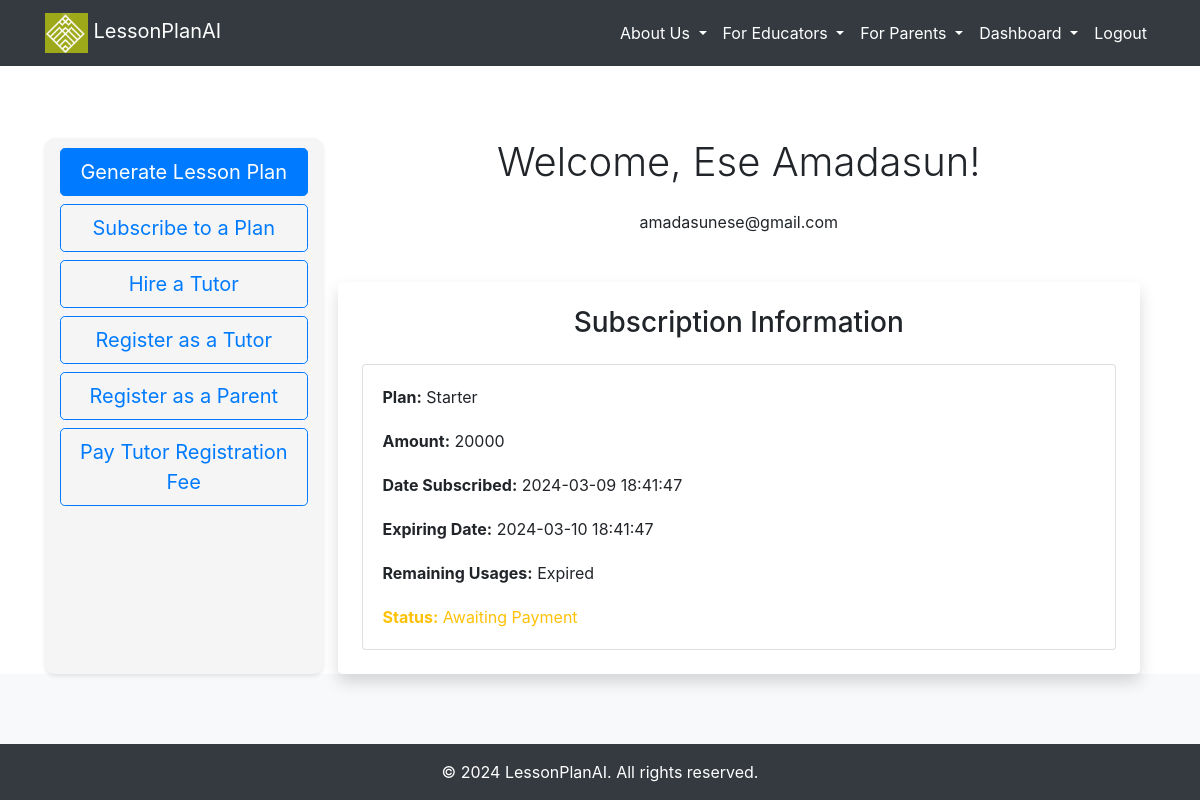
The page /dashboard (signed in) on the database as committed earlier.
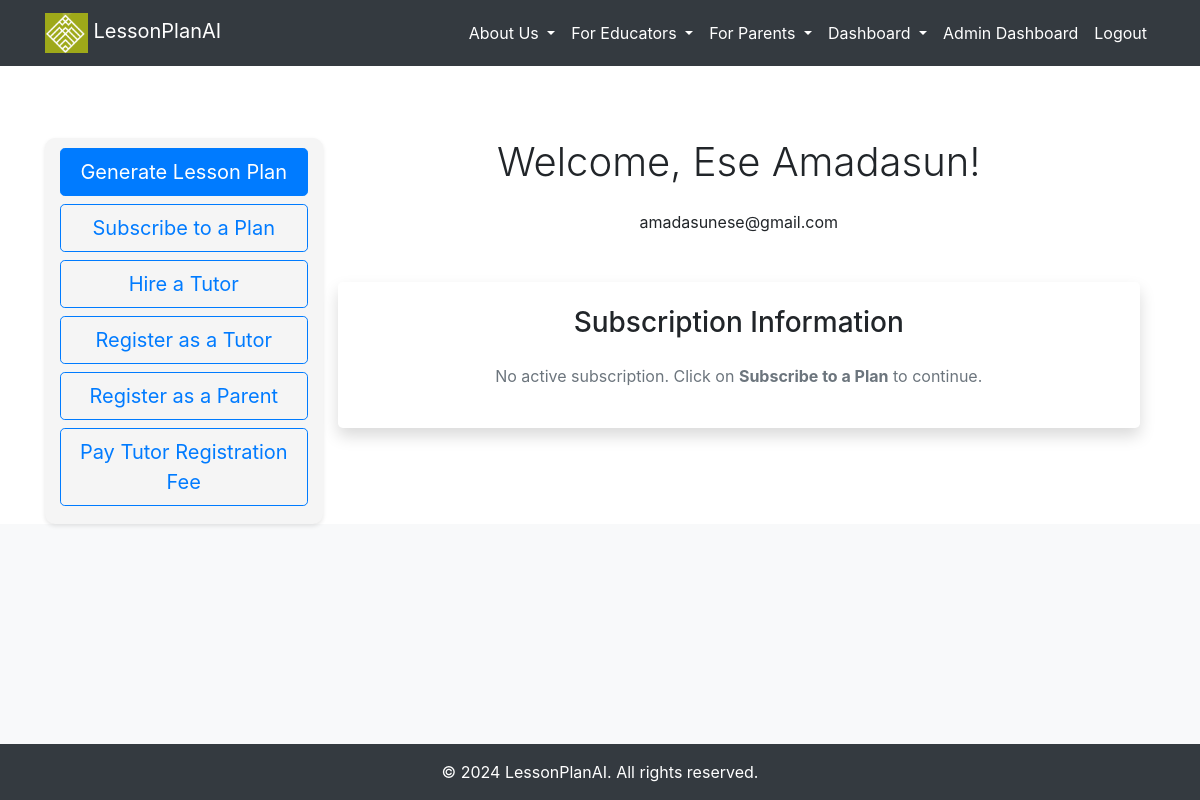
The same page on the database as committed later.
### src/accounts/models.py (models this page shows, shortened)
class Subscription(db.Model):
    __tablename__ = "subscriptions"
    id = db.Column(db.Integer, primary_key=True)
    plan = db.Column(db.String(50))
    amount = db.Column(db.Integer)
    start_date = db.Column(db.DateTime, default=datetime.utcnow)
    end_date = db.Column(db.DateTime)
    remaining_usages = db.Column(db.Integer)
    paid = db.Column(db.Boolean, default=False)
    user_id = db.Column(db.Integer, db.ForeignKey('users.id'), nullable=False)
    paystack_subscription_id = db.Column(db.String(50), nullable=False)

### src/core/views.py (the view)
@core_bp.route('/dashboard')
@login_required
@check_is_confirmed
def dashboard():
    subscription = Subscription.query.filter_by(user_id=current_user.id).first()
    return render_template('accounts/dashboard.html', subscription=subscription, today=datetime.now())

### src/__init__.py (called while the page is built)
@login_manager.user_loader
def load_user(user_id):
    return User.query.filter(User.id == int(user_id)).first()

### src/templates/accounts/dashboard.html (shortened to what this page needs)
{% extends '_base.html' %}
{% block content %}
<div class="container mt-5">
  <div class="row">
    <div class="col-md-3 button-widget">
      <a href="{{ url_for('core.generate_lesson') }}" class="btn btn-primary btn-lg mb-2">Generate Lesson Plan</a>
      <a href="{{ url_for('core.subscribe') }}" class="btn btn-outline-primary btn-lg mb-2">Subscribe to a Plan</a>
      <a href="{{ url_for('core.hire_tutor') }}" class="btn btn-outline-primary btn-lg mb-2">Hire a Tutor</a>
      <a href="{{ url_for('core.online_tutor') }}" class="btn btn-outline-primary btn-lg mb-2">Register as a Tutor</a>
      <a href="{{ url_for('core.register_parent') }}" class="btn btn-outline-primary btn-lg mb-2">Register as a Parent</a>
      <a href="{{ url_for('core.service_fee_payment') }}" class="btn btn-outline-primary btn-lg mb-2">Pay Tutor Registration Fee</a>
  </div>
    <div class="col-md-9">
      <h3 class="display-6 mb-4 text-center">Welcome, {{ current_user.first_name }} {{ current_user.last_name }}!</h3>
      <p class="text-center">{{ current_user.email }}</p>
      <div class="subscription-info mt-5 p-4 rounded-lg shadow">
        <h3 class="text-center mb-4">Subscription Information</h3>
        {% if subscription %}
        <div class="card">
          <div class="card-body">
            <p class="card-text"><strong>Plan:</strong> {{ subscription.plan }}</p>
            <p class="card-text"><strong>Amount:</strong> {{ subscription.amount }}</p>
            <p class="card-text"><strong>Date Subscribed:</strong> {{ subscription.start_date.strftime('%Y-%m-%d %H:%M:%S') }}</p>
            <p class="card-text"><strong>Expiring Date:</strong> {{ subscription.end_date.strftime('%Y-%m-%d %H:%M:%S') }}</p>
            <p class="card-text"><strong>Remaining Usages:</strong>
              {% if subscription.end_date < today %}
                  Expired
              {% else %}
                  {{ subscription.remaining_usages }}
              {% endif %}
          </p>
            {% if subscription.paid %}
            <p class="card-text text-success"><strong>Status:</strong> Subscription Successful</p>
            {% else %}
            <p class="card-text text-warning"><strong>Status:</strong> Awaiting Payment</p>
            {% endif %}
          </div>
        </div>
        {% else %}
        <p class="text-center text-muted">No active subscription. Click on <strong>Subscribe to a Plan</strong> to continue.</p>
        {% endif %}
      </div>
    </div>
  </div>
</div>
{% endblock %}

Rows that differ between the two databases and show on the page:
removed Subscription: plan "Starter", amount "20000", start_date "2024-03-09 18:41:47", end_date "2024-03-10 18:41:47"
changed User "Ese": is_admin False → True (drawn)
Other text that changed with them:
text no longer shown: "Plan: Amount: Date Subscribed: Expiring Date: Remaining Usages: Expired Status: Awaiting Payment"
text now shown: "Admin Dashboard No active subscription. Click on Subscribe to a Plan to continue."
